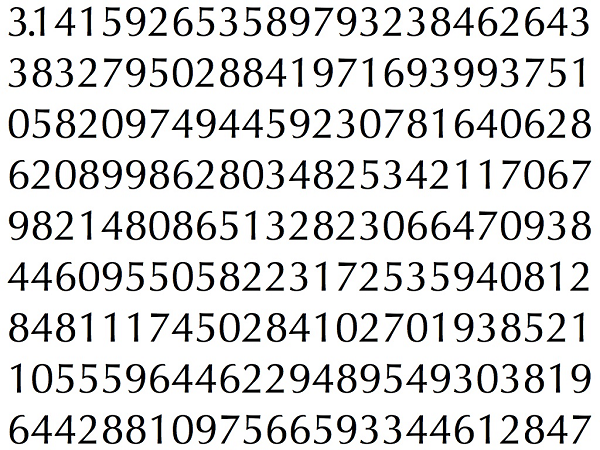
#> input picture Python Files/pitrain.png, 600 x 450 px
$ python preprocessing.py   (Python 2 division)
#> lines starting #> are read from the running program, lines starting #| are printed output that depends on the picture; after the words box and inside, x2 and y2 are one past the last pixel; in counts of white or black regions, pixels touching at a corner belong together
import sys

import numpy as np
import cv2

im = cv2.imread('pitrain.png')
#> im is the input picture: shape (450, 600, 3); mean B, G, R 217.4, 217.6, 217.5
im3 = im.copy()

gray = cv2.cvtColor(im,cv2.COLOR_BGR2GRAY)
blur = cv2.GaussianBlur(gray,(5,5),0)
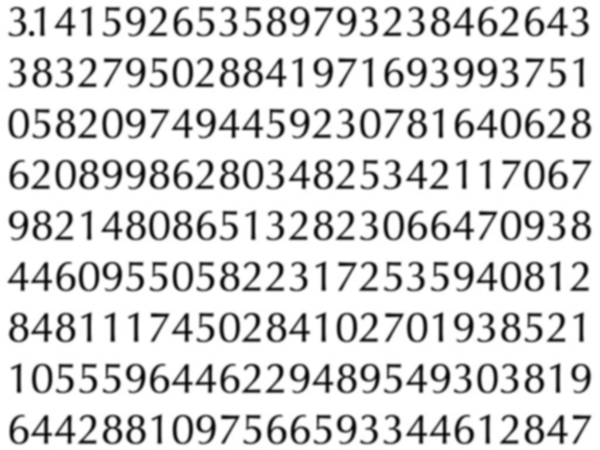
#> blur: shape (450, 600); min 4, max 255, mean 217.5
thresh = cv2.adaptiveThreshold(blur,255,1,1,11,2)
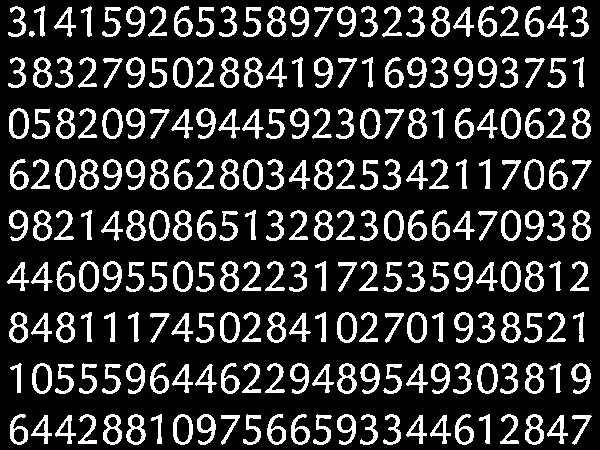
#> thresh: shape (450, 600); 18.7% white; 226 white regions

#################      Now finding Contours         ###################

contours,hierarchy = cv2.findContours(thresh,cv2.RETR_LIST,cv2.CHAIN_APPROX_SIMPLE)
#> contours = 373 contours, 1 with area under 20; largest, box (x1, y1, x2, y2) and area: (477, 363, 498, 394) 486, (102, 108, 123, 139) 482, (9, 108, 29, 139) 482, (32, 363, 52, 394) 480, (173, 261, 193, 292) 480

samples =  np.empty((0,100))
responses = []
keys = [i for i in range(48,58)]

for cnt in contours:
    if cv2.contourArea(cnt)>50:
        [x,y,w,h] = cv2.boundingRect(cnt)

        if  h>28:
            cv2.rectangle(im,(x,y),(x+w,y+h),(0,0,255),2)
            roi = thresh[y:y+h,x:x+w]
            roismall = cv2.resize(roi,(10,10))
            cv2.imshow('norm',im)
            key = cv2.waitKey(0)

            if key == 27:  # (escape to quit)
                sys.exit()
#> (the program exits here)

$ run again, with Python Files/blah.png copied over Python Files/pitrain.png
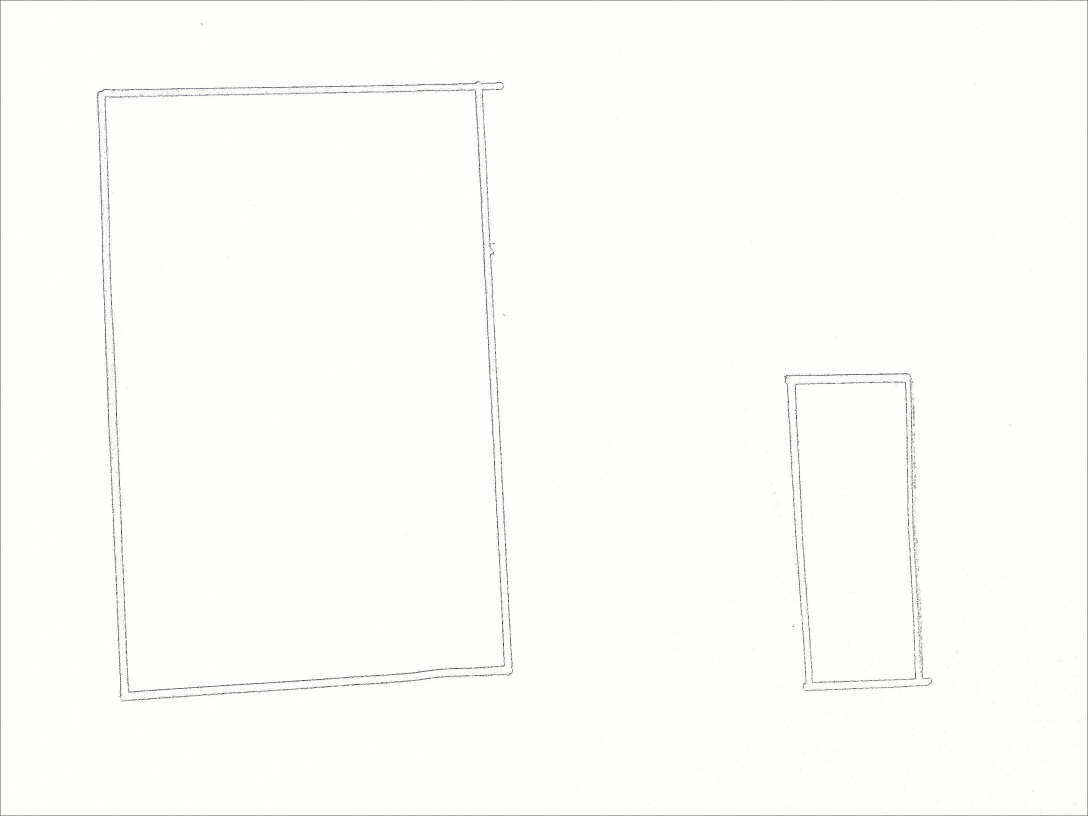
#> input picture Python Files/blah.png, 3264 x 2448 px (shown at 1/3 size)
#> im is the input picture: shape (2448, 3264, 3); mean B, G, R 252.1, 253.1, 253.1
#> `thresh = cv2.adaptiveThreshold(blur,255,1,1,11,2)`:
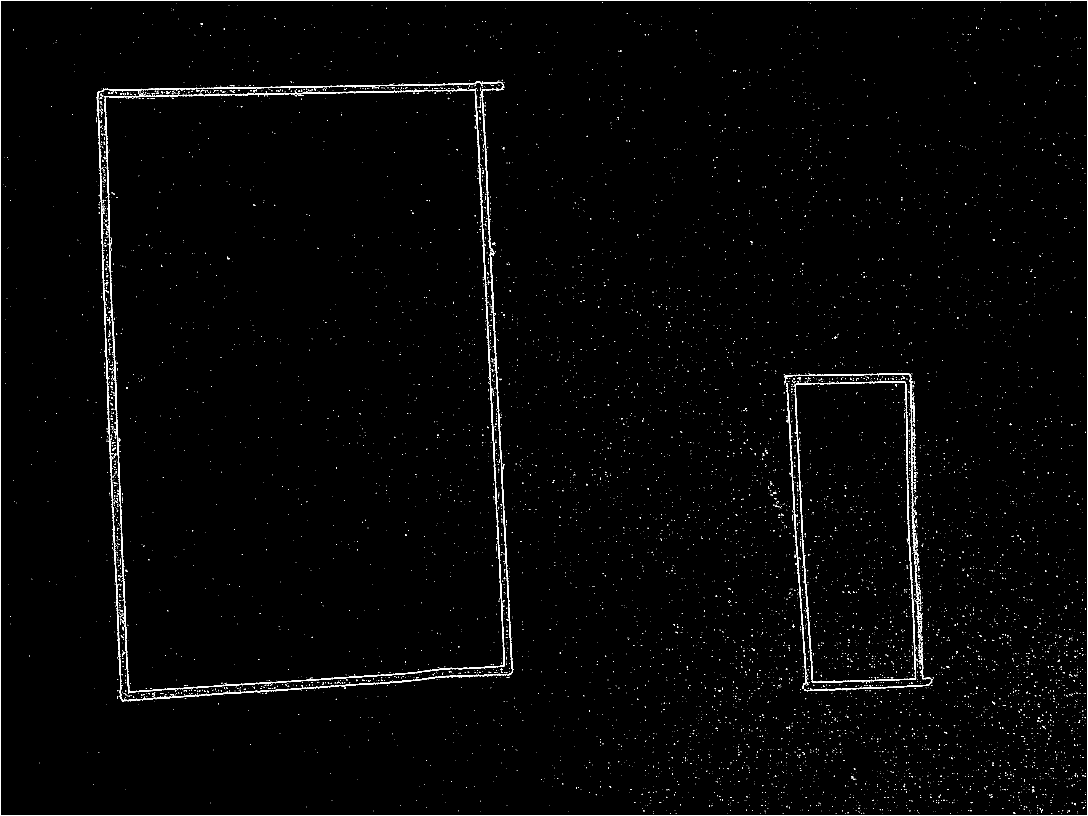
#> thresh: shape (2448, 3264) (shown at 1/3 size); 1.4% white; 7562 white regions (7403 under 20 px)
#> contours = 7571 contours, 7503 with area under 20; largest, box (x1, y1, x2, y2) and area: (0, 0, 3264, 2448) 7984561, (0, 0, 3264, 2448) 7973161, (313, 264, 1515, 2081) 13779, (289, 243, 1505, 1524) 6062, (349, 1799, 1461, 2106) 3623
